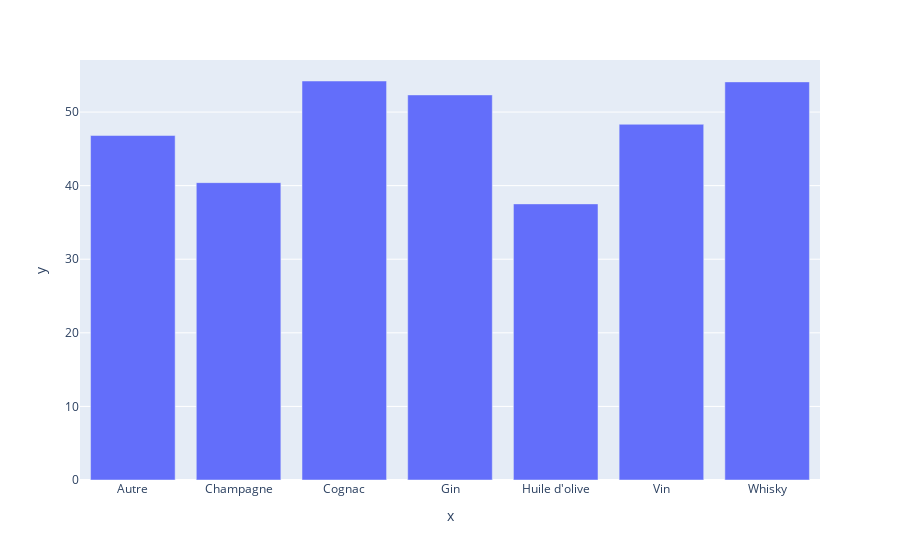

Here is the notebook cell this chart was saved with:
### Code cell
#création d'un dataframe avec le taux de marge moyen par type de produit
df_taux_moyen = pd.DataFrame(df_merge2_taux_positif.groupby("product_type")["taux_marge"].mean())
display(df_taux_moyen)

#Affichage dans un graphique du taux de marge par type de produit
plt.bar(x = df_taux_moyen.index, height = df_taux_moyen['taux_marge'])
plt.show()

px.bar(x=df_taux_moyen.index, y=round(df_taux_moyen['taux_marge'],2))

### Figure 1 — Plotly figure (JSON) as saved in the notebook; plotly's stock layout.template omitted (floating-point values rounded to 4 significant figures)
{"data": [{"alignmentgroup": "True", "hovertemplate": "x=%{x}<br>y=%{y}<extra></extra>", "legendgroup": "", "marker": {"color": "#636efa", "pattern": {"shape": ""}}, "name": "", "offsetgroup": "", "orientation": "v", "showlegend": false, "textposition": "auto", "type": "bar", "x": ["Autre", "Champagne", "Cognac", "Gin", "Huile d'olive", "Vin", "Whisky"], "xaxis": "x", "y": [46.81, 40.41, 54.22, 52.33, 37.52, 48.34, 54.1], "yaxis": "y"}], "layout": {"barmode": "relative", "legend": {"tracegroupgap": 0}, "margin": {"t": 60}, "xaxis": {"anchor": "y", "domain": [0, 1], "title": {"text": "x"}}, "yaxis": {"anchor": "x", "domain": [0, 1], "title": {"text": "y"}}}}
